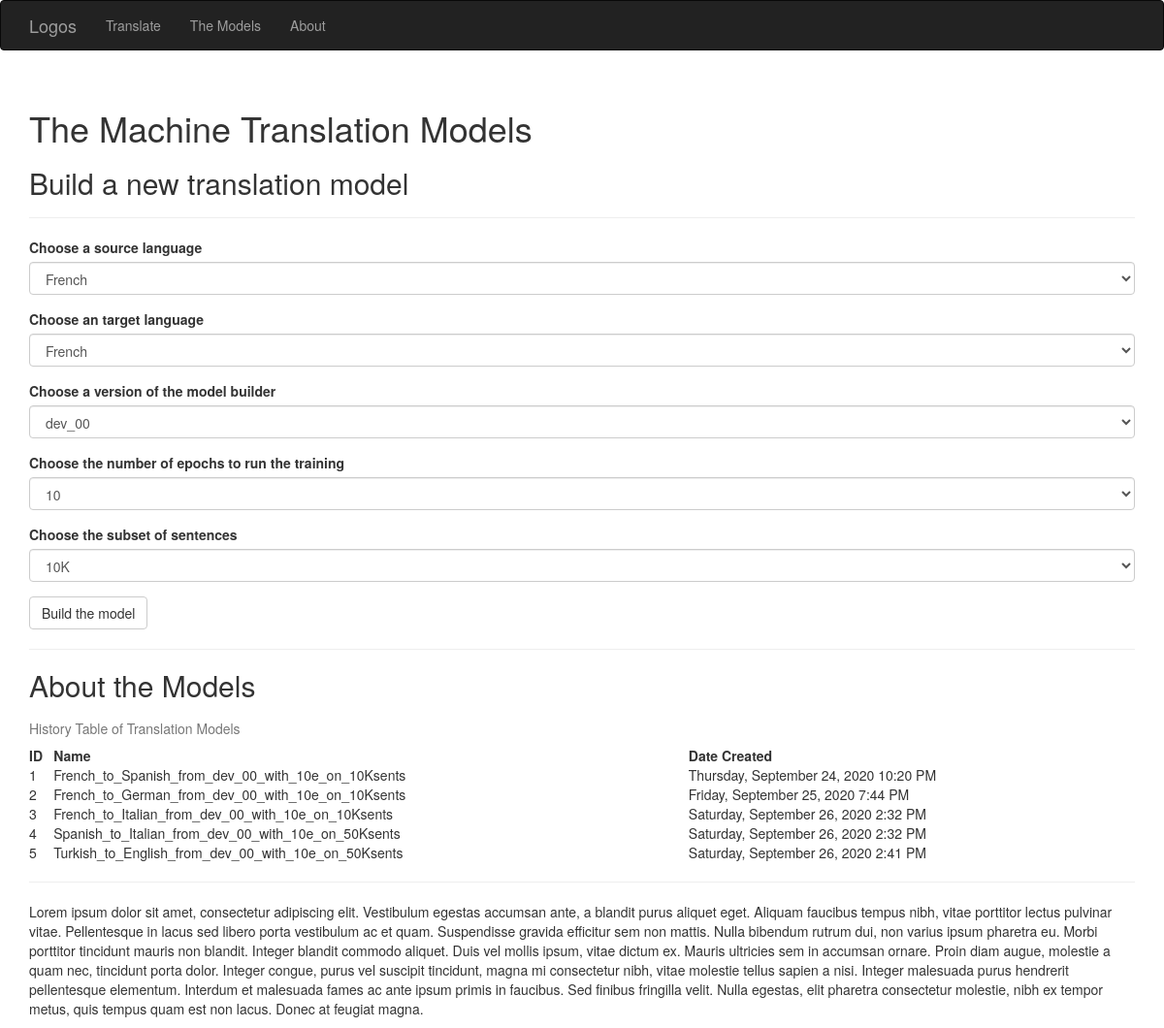
The page /themodels on the database as committed earlier.
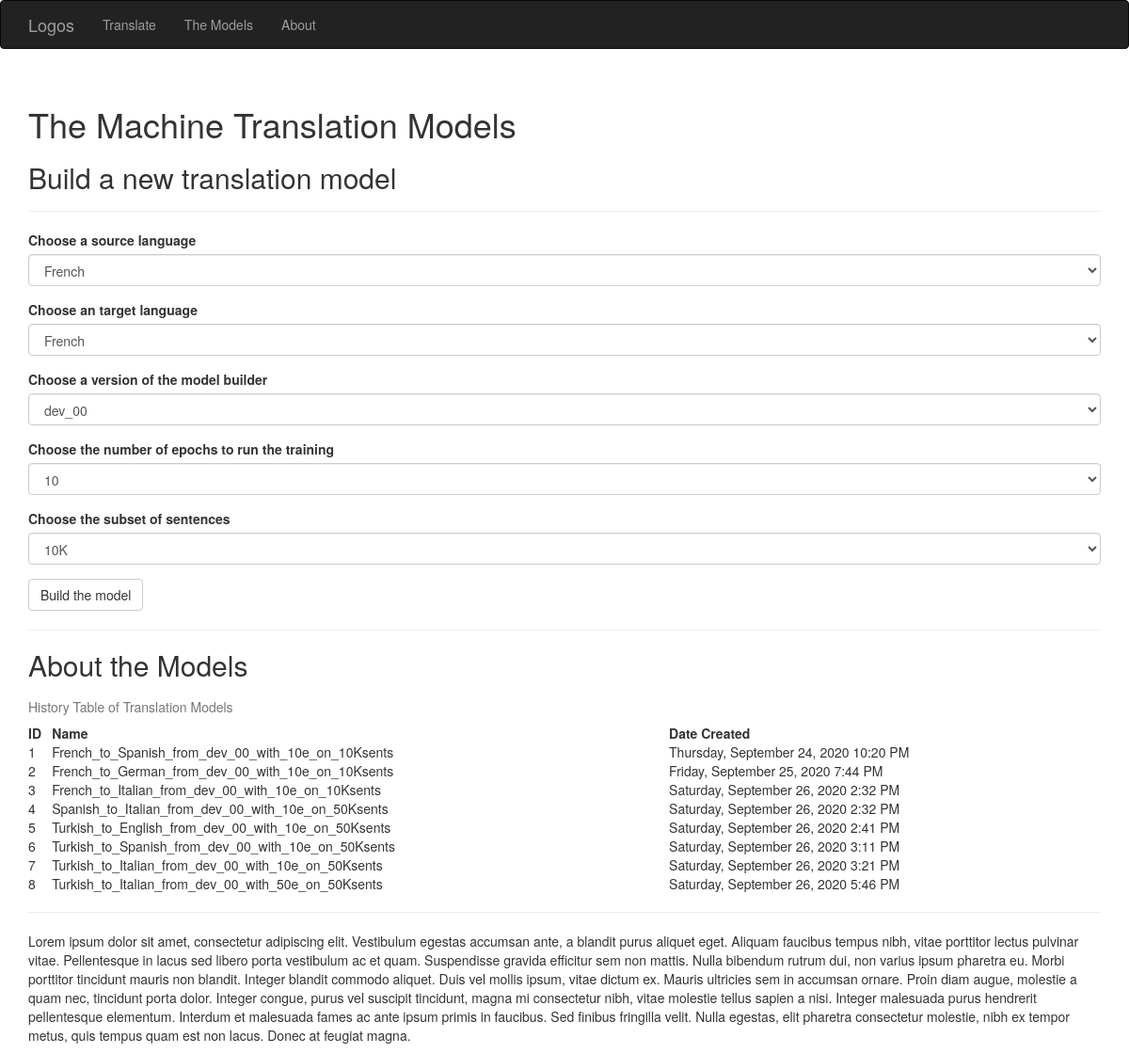
The same page on the database as committed later.
### app/models.py (models this page shows, shortened)
class TranslationModel(db.Model):
    __tablename__ = 'translation_models'
    id = db.Column(db.Integer, primary_key=True)
    date = db.Column(db.DateTime())
    name = db.Column(db.String(64), unique=True)
    source_lang_id = db.Column(db.Integer, db.ForeignKey('languages.id'))
    target_lang_id = db.Column(db.Integer, db.ForeignKey('languages.id'))
    translations = db.relationship('Translation', foreign_keys=[Translation.model_id], lazy='dynamic')
    training_id = db.Column(db.Integer, db.ForeignKey('training_sets.id'))
    build_id = db.Column(db.Integer, db.ForeignKey('build_versions.id'))

### app/main/views.py (the view, shortened to what this page needs)
@main.route('/themodels', methods=['GET', 'POST'])
def themodels():
    table_of_model_history = [[model.id, model.date, model.name] for model in TranslationModel.query.all()]
    form = BuildModelForm()
    form.form_selection_input_lang.choices = [f'{lang.en_name}' for lang in Language.query.filter_by(is_source_lang=True).all()]
    form.form_selection_output_lang.choices = [f'{lang.en_name}' for lang in Language.query.filter_by(is_target_lang=True).all()]
    form.form_selection_build_version.choices = [f'{build.version_num}' for build in BuildVersion.query.all()]
    form.form_selection_number_of_epochs.choices = [f'{epoch.number_of_epochs}' for epoch in Epoch.query.all()]
    form.form_selection_number_of_sentences.choices = [f'{subset.display_string_of_number}' for subset in Subset.query.all()]
    if 'input_lang' in session:
        form.form_selection_input_lang.data = session['input_lang']
    if 'output_lang' in session:
        form.form_selection_output_lang.data= session['output_lang']
    if 'build_version' in session:
        form.form_selection_build_version.data= session['build_version']
    if 'epochs' in session:
        form.form_selection_number_of_epochs.data= session['epochs']
    if 'subset' in session:
        form.form_selection_number_of_sentences.data= session['subset']
    return render_template('themodels.html',
                            form=form,
                            form_selection_input_lang=session.get('input_lang'),
                            form_selection_output_lang=session.get('output_lang'),
                            form_selection_build_version=session.get('build_version'),
                            form_selection_number_of_epochs=session.get('epochs'),
                            form_selection_number_of_sentences=session.get('subset'),
                            table_of_model_history=table_of_model_history,
                            current_time=datetime.utcnow())

### app/main/forms.py
class BuildModelForm(FlaskForm):
    form_selection_input_lang = SelectField('Choose a source language', validators=[DataRequired()])
    form_selection_output_lang = SelectField('Choose an target language', validators=[DataRequired()])
    form_selection_build_version = SelectField('Choose a version of the model builder', validators=[DataRequired()])
    form_selection_number_of_epochs = SelectField('Choose the number of epochs to run the training', validators=[DataRequired()])
    form_selection_number_of_sentences = SelectField('Choose the subset of sentences', validators=[DataRequired()])
    submit = SubmitField('Build the model')

### app/templates/themodels.html (shortened to what this page needs)
{% extends "base.html" %}
{% import "bootstrap/wtf.html" as wtf %}
{% block head %}
{{ super() }}
{% endblock %}
{% block page_content %}
<div class="page-header">
    <h1>The Machine Translation Models</h1>
    <h2>Build a new translation model</h2>
</div>
{{ wtf.quick_form(form) }}
<hr/>
<div class="page=header">
    <h2>About the Models</h2>
    <table style="width:100%">
        <caption>History Table of Translation Models</caption>
        <tr>
          <th>ID</th>
          <th>Name</th>
          <th>Date Created</th>
        </tr>
        {% for model in table_of_model_history %}
        <tr>
          <td>{{ model[0] }}</td>
          <td>{{ model[2] }}</td>
          <td>{{ moment(model[1]).format('LLLL')  }}</td>
        </tr>
        {% endfor %}
    </table>
    <hr/>
    <p>Lorem ipsum dolor sit amet, consectetur adipiscing elit. Vestibulum egestas accumsan ante, a blandit purus aliquet eget. Aliquam faucibus tempus nibh, vitae porttitor lectus pulvinar vitae. Pellentesque in lacus sed libero porta vestibulum ac et quam. Suspendisse gravida efficitur sem non mattis. Nulla bibendum rutrum dui, non varius ipsum pharetra eu. Morbi porttitor tincidunt mauris non blandit. Integer blandit commodo aliquet. Duis vel mollis ipsum, vitae dictum ex. Mauris ultricies sem in accumsan ornare. Proin diam augue, molestie a quam nec, tincidunt porta dolor. Integer congue, purus vel suscipit tincidunt, magna mi consectetur nibh, vitae molestie tellus sapien a nisi. Integer malesuada purus hendrerit pellentesque elementum. Interdum et malesuada fames ac ante ipsum primis in faucibus. Sed finibus fringilla velit. Nulla egestas, elit pharetra consectetur molestie, nibh ex tempor metus, quis tempus quam est non lacus. Donec at feugiat magna.</p>
</div>
{% endblock %}

### app/templates/base.html (shortened to what this page needs)
{% extends "bootstrap/base.html" %}
{% block head %}
{{ super() }}
{% endblock %}
{% block navbar %}
<div class="navbar navbar-inverse" role="navigation">
    <div class="container">
        <div class="navbar-header">
            <a class="navbar-brand" href="{{ url_for('main.index') }}">Logos</a>
        </div>
        <div class="navbar-collapse collapse">
            <ul class="nav navbar-nav">
                <li><a href="{{ url_for('main.index') }}">Translate</a></li>
            </ul>
            <ul class="nav navbar-nav">
                <li><a href="{{ url_for('main.themodels') }}">The Models</a></li>
            </ul>
            <ul class="nav navbar-nav">
                <li><a href="{{ url_for('main.about') }}">About</a></li>
            </ul>
        </div>
    </div>
</div>
{% endblock %}
{% block content %}
<div class="container">
    {% block page_content %}{% endblock %}
</div>
{% endblock %}

Rows that differ between the two databases and show on the page:
added TranslationModel: id "6", name "Turkish_to_Spanish_from_dev_00_with_10e_on_50Ksents", date "Saturday, September 26, 2020 3:11 PM"
added TranslationModel: id "7", name "Turkish_to_Italian_from_dev_00_with_10e_on_50Ksents", date "Saturday, September 26, 2020 3:21 PM"
added TranslationModel: id "8", name "Turkish_to_Italian_from_dev_00_with_50e_on_50Ksents", date "Saturday, September 26, 2020 5:46 PM"
